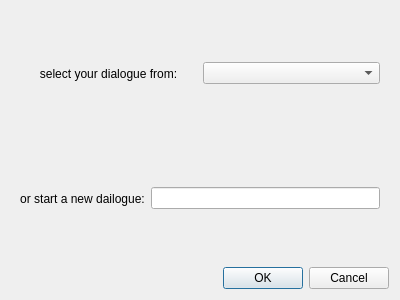
<?xml version="1.0" encoding="UTF-8"?>
<ui version="4.0">
 <class>chatDialog</class>
 <widget class="QDialog" name="chatDialog">
  <property name="geometry">
   <rect>
    <x>0</x>
    <y>0</y>
    <width>400</width>
    <height>300</height>
   </rect>
  </property>
  <property name="windowTitle">
   <string>Dialog</string>
  </property>
  <layout class="QVBoxLayout" name="verticalLayout_2">
   <item>
    <layout class="QVBoxLayout" name="chatArea">
     <property name="spacing">
      <number>0</number>
     </property>
     <item>
      <widget class="QWidget" name="selectArea" native="true">
       <layout class="QHBoxLayout" name="horizontalLayout_3">
        <item>
         <layout class="QHBoxLayout" name="selectLayout" stretch="0,0">
          <item>
           <widget class="QLabel" name="selectLabel">
            <property name="text">
             <string>select your dialogue from:</string>
            </property>
            <property name="alignment">
             <set>Qt::AlignmentFlag::AlignCenter</set>
            </property>
           </widget>
          </item>
          <item>
           <widget class="QComboBox" name="selectComboBox"/>
          </item>
         </layout>
        </item>
       </layout>
      </widget>
     </item>
     <item>
      <widget class="QWidget" name="startArea" native="true">
       <layout class="QHBoxLayout" name="horizontalLayout_4">
        <item>
         <layout class="QHBoxLayout" name="startLayout">
          <item>
           <widget class="QLabel" name="startLabel">
            <property name="text">
             <string>or start a new dailogue:</string>
            </property>
            <property name="alignment">
             <set>Qt::AlignmentFlag::AlignCenter</set>
            </property>
           </widget>
          </item>
          <item>
           <widget class="QLineEdit" name="startLineEdit"/>
          </item>
         </layout>
        </item>
       </layout>
      </widget>
     </item>
    </layout>
   </item>
   <item>
    <widget class="QDialogButtonBox" name="buttonBox">
     <property name="orientation">
      <enum>Qt::Orientation::Horizontal</enum>
     </property>
     <property name="standardButtons">
      <set>QDialogButtonBox::StandardButton::Cancel|QDialogButtonBox::StandardButton::Ok</set>
     </property>
    </widget>
   </item>
  </layout>
 </widget>
 <resources/>
 <connections>
  <connection>
   <sender>buttonBox</sender>
   <signal>accepted()</signal>
   <receiver>chatDialog</receiver>
   <slot>accept()</slot>
   <hints>
    <hint type="sourcelabel">
     <x>248</x>
     <y>254</y>
    </hint>
    <hint type="destinationlabel">
     <x>157</x>
     <y>274</y>
    </hint>
   </hints>
  </connection>
  <connection>
   <sender>buttonBox</sender>
   <signal>rejected()</signal>
   <receiver>chatDialog</receiver>
   <slot>reject()</slot>
   <hints>
    <hint type="sourcelabel">
     <x>316</x>
     <y>260</y>
    </hint>
    <hint type="destinationlabel">
     <x>286</x>
     <y>274</y>
    </hint>
   </hints>
  </connection>
 </connections>
</ui>
